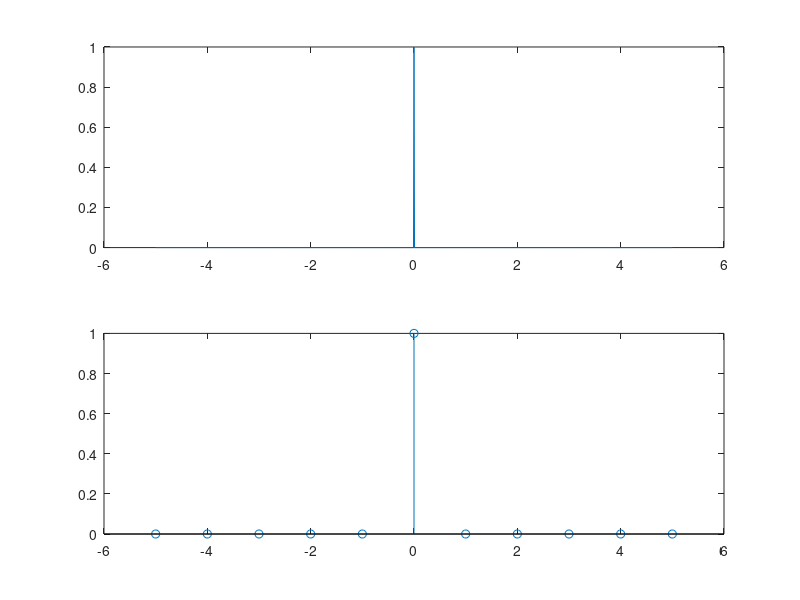

This figure's MATLAB source:
%progrsm to plot unit impulse function both continuous and discrete
clear all
close all
clc
%unit impulse function(continuous)
t=[-5:.01:5];
for i=1:length(t)
if t(i)==0
    i1(i)=1;
else
    i1(i)=0;
end
end
subplot(211)
plot(t,i1)

%unit impulse function(discrete)
n=[-5:5];
for i=1:length(n)
if n(i)==0
    i2(i)=1
else
    i2(i)=0
end
end
subplot(212);
stem(n,i2);
